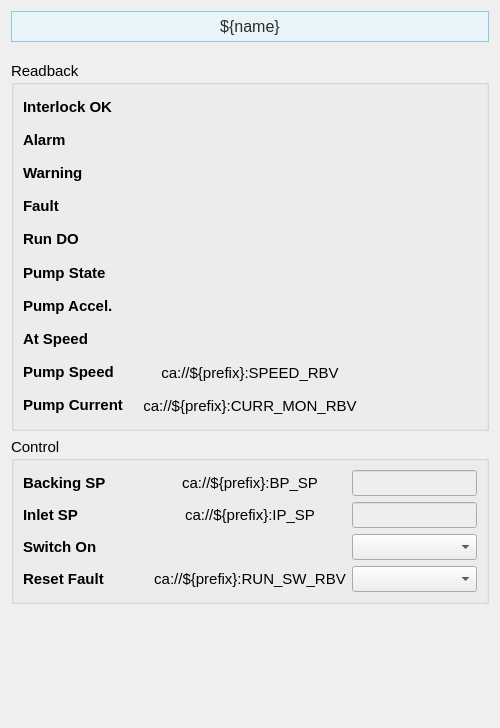
<?xml version="1.0" encoding="UTF-8"?>
<ui version="4.0">
 <class>Form</class>
 <widget class="QWidget" name="Form">
  <property name="geometry">
   <rect>
    <x>0</x>
    <y>0</y>
    <width>500</width>
    <height>728</height>
   </rect>
  </property>
  <property name="sizePolicy">
   <sizepolicy hsizetype="Preferred" vsizetype="Preferred">
    <horstretch>0</horstretch>
    <verstretch>0</verstretch>
   </sizepolicy>
  </property>
  <property name="windowTitle">
   <string>Form</string>
  </property>
  <layout class="QVBoxLayout" name="verticalLayout_2">
   <item>
    <widget class="PyDMLabel" name="PyDMLabel_11">
     <property name="maximumSize">
      <size>
       <width>16777215</width>
       <height>40</height>
      </size>
     </property>
     <property name="font">
      <font>
       <pointsize>12</pointsize>
      </font>
     </property>
     <property name="toolTip">
      <string/>
     </property>
     <property name="styleSheet">
      <string notr="true">    background-color: #e8f4f8;

    border: 1px solid #90c8e0;

    padding: 5px;

    color: rgb(43, 43, 43);</string>
     </property>
     <property name="text">
      <string>${name}</string>
     </property>
     <property name="alignment">
      <set>Qt::AlignCenter</set>
     </property>
    </widget>
   </item>
   <item>
    <spacer name="verticalSpacer_2">
     <property name="orientation">
      <enum>Qt::Vertical</enum>
     </property>
     <property name="sizeType">
      <enum>QSizePolicy::Fixed</enum>
     </property>
     <property name="sizeHint" stdset="0">
      <size>
       <width>20</width>
       <height>13</height>
      </size>
     </property>
    </spacer>
   </item>
   <item>
    <widget class="QGroupBox" name="groupBox">
     <property name="sizePolicy">
      <sizepolicy hsizetype="Preferred" vsizetype="Fixed">
       <horstretch>0</horstretch>
       <verstretch>0</verstretch>
      </sizepolicy>
     </property>
     <property name="minimumSize">
      <size>
       <width>0</width>
       <height>370</height>
      </size>
     </property>
     <property name="font">
      <font>
       <pointsize>11</pointsize>
      </font>
     </property>
     <property name="title">
      <string>Readback</string>
     </property>
     <layout class="QVBoxLayout" name="verticalLayout_14">
      <item>
       <layout class="QHBoxLayout" name="horizontalLayout_4" stretch="1,1,1">
        <item>
         <layout class="QVBoxLayout" name="verticalLayout">
          <item>
           <widget class="QLabel" name="interlock_ok_label">
            <property name="font">
             <font>
              <pointsize>11</pointsize>
             </font>
            </property>
            <property name="styleSheet">
             <string/>
            </property>
            <property name="text">
             <string>&lt;html&gt;&lt;head/&gt;&lt;body&gt;&lt;p&gt;&lt;span style=&quot; font-weight:600;&quot;&gt;Interlock OK&lt;/span&gt;&lt;/p&gt;&lt;/body&gt;&lt;/html&gt;</string>
            </property>
           </widget>
          </item>
          <item>
           <widget class="QLabel" name="interlock_ok_label_2">
            <property name="font">
             <font>
              <pointsize>11</pointsize>
             </font>
            </property>
            <property name="styleSheet">
             <string/>
            </property>
            <property name="text">
             <string>&lt;html&gt;&lt;head/&gt;&lt;body&gt;&lt;p&gt;&lt;span style=&quot; font-weight:600;&quot;&gt;Alarm&lt;/span&gt;&lt;/p&gt;&lt;/body&gt;&lt;/html&gt;</string>
            </property>
           </widget>
          </item>
          <item>
           <widget class="QLabel" name="interlock_ok_label_3">
            <property name="font">
             <font>
              <pointsize>11</pointsize>
             </font>
            </property>
            <property name="styleSheet">
             <string/>
            </property>
            <property name="text">
             <string>&lt;html&gt;&lt;head/&gt;&lt;body&gt;&lt;p&gt;&lt;span style=&quot; font-weight:600;&quot;&gt;Warning&lt;/span&gt;&lt;/p&gt;&lt;/body&gt;&lt;/html&gt;</string>
            </property>
           </widget>
          </item>
          <item>
           <widget class="QLabel" name="interlock_ok_label_4">
            <property name="font">
             <font>
              <pointsize>11</pointsize>
             </font>
            </property>
            <property name="styleSheet">
             <string/>
            </property>
            <property name="text">
             <string>&lt;html&gt;&lt;head/&gt;&lt;body&gt;&lt;p&gt;&lt;span style=&quot; font-weight:600;&quot;&gt;Fault&lt;/span&gt;&lt;/p&gt;&lt;/body&gt;&lt;/html&gt;</string>
            </property>
           </widget>
          </item>
          <item>
           <widget class="QLabel" name="interlock_ok_label_5">
            <property name="font">
             <font>
              <pointsize>11</pointsize>
             </font>
            </property>
            <property name="styleSheet">
             <string/>
            </property>
            <property name="text">
             <string>&lt;html&gt;&lt;head/&gt;&lt;body&gt;&lt;p&gt;&lt;span style=&quot; font-weight:600;&quot;&gt;Run DO&lt;/span&gt;&lt;/p&gt;&lt;/body&gt;&lt;/html&gt;</string>
            </property>
           </widget>
          </item>
          <item>
           <widget class="QLabel" name="pump_state_label">
            <property name="font">
             <font>
              <pointsize>11</pointsize>
             </font>
            </property>
            <property name="styleSheet">
             <string/>
            </property>
            <property name="text">
             <string>&lt;b&gt;Pump State&lt;/b&gt;</string>
            </property>
           </widget>
          </item>
          <item>
           <widget class="QLabel" name="interlock_ok_label_6">
            <property name="font">
             <font>
              <pointsize>11</pointsize>
             </font>
            </property>
            <property name="styleSheet">
             <string/>
            </property>
            <property name="text">
             <string>&lt;html&gt;&lt;head/&gt;&lt;body&gt;&lt;p&gt;&lt;span style=&quot; font-weight:600;&quot;&gt;Pump Accel.&lt;/span&gt;&lt;/p&gt;&lt;/body&gt;&lt;/html&gt;</string>
            </property>
           </widget>
          </item>
          <item>
           <widget class="QLabel" name="interlock_ok_label_7">
            <property name="font">
             <font>
              <pointsize>11</pointsize>
             </font>
            </property>
            <property name="styleSheet">
             <string/>
            </property>
            <property name="text">
             <string>&lt;html&gt;&lt;head/&gt;&lt;body&gt;&lt;p&gt;&lt;span style=&quot; font-weight:600;&quot;&gt;At Speed&lt;/span&gt;&lt;/p&gt;&lt;/body&gt;&lt;/html&gt;</string>
            </property>
           </widget>
          </item>
          <item>
           <widget class="QLabel" name="interlock_ok_label_8">
            <property name="font">
             <font>
              <pointsize>11</pointsize>
             </font>
            </property>
            <property name="styleSheet">
             <string/>
            </property>
            <property name="text">
             <string>&lt;html&gt;&lt;head/&gt;&lt;body&gt;&lt;p&gt;&lt;span style=&quot; font-weight:600;&quot;&gt;Pump Speed&lt;/span&gt;&lt;/p&gt;&lt;/body&gt;&lt;/html&gt;</string>
            </property>
           </widget>
          </item>
          <item>
           <widget class="QLabel" name="interlock_ok_label_9">
            <property name="font">
             <font>
              <pointsize>11</pointsize>
             </font>
            </property>
            <property name="styleSheet">
             <string/>
            </property>
            <property name="text">
             <string>&lt;html&gt;&lt;head/&gt;&lt;body&gt;&lt;p&gt;&lt;span style=&quot; font-weight:600;&quot;&gt;Pump Current&lt;/span&gt;&lt;/p&gt;&lt;/body&gt;&lt;/html&gt;</string>
            </property>
           </widget>
          </item>
         </layout>
        </item>
        <item>
         <layout class="QVBoxLayout" name="verticalLayout_4">
          <item>
           <widget class="PyDMLabel" name="pump_state_readback_4">
            <property name="font">
             <font>
              <pointsize>11</pointsize>
             </font>
            </property>
            <property name="styleSheet">
             <string notr="true"/>
            </property>
            <property name="alignment">
             <set>Qt::AlignCenter</set>
            </property>
            <property name="channel">
             <string>ca://${prefix}:ILK_OK_RBV</string>
            </property>
           </widget>
          </item>
          <item>
           <widget class="PyDMLabel" name="pump_state_readback_5">
            <property name="font">
             <font>
              <pointsize>11</pointsize>
             </font>
            </property>
            <property name="styleSheet">
             <string notr="true"/>
            </property>
            <property name="alignment">
             <set>Qt::AlignCenter</set>
            </property>
            <property name="channel">
             <string>ca://${prefix}:ALARM_RBV</string>
            </property>
           </widget>
          </item>
          <item>
           <widget class="PyDMLabel" name="pump_state_readback_10">
            <property name="font">
             <font>
              <pointsize>11</pointsize>
             </font>
            </property>
            <property name="styleSheet">
             <string notr="true"/>
            </property>
            <property name="alignment">
             <set>Qt::AlignCenter</set>
            </property>
            <property name="channel">
             <string>ca://${prefix}:WARN_RBV</string>
            </property>
           </widget>
          </item>
          <item>
           <widget class="PyDMLabel" name="pump_state_readback_6">
            <property name="font">
             <font>
              <pointsize>11</pointsize>
             </font>
            </property>
            <property name="styleSheet">
             <string notr="true"/>
            </property>
            <property name="alignment">
             <set>Qt::AlignCenter</set>
            </property>
            <property name="channel">
             <string>ca://${prefix}:FAULT_RBV</string>
            </property>
           </widget>
          </item>
          <item>
           <widget class="PyDMLabel" name="pump_state_readback_7">
            <property name="font">
             <font>
              <pointsize>11</pointsize>
             </font>
            </property>
            <property name="styleSheet">
             <string notr="true"/>
            </property>
            <property name="alignment">
             <set>Qt::AlignCenter</set>
            </property>
            <property name="channel">
             <string>ca://${prefix}:RUN_DO_RBV</string>
            </property>
           </widget>
          </item>
          <item>
           <widget class="PyDMLabel" name="pump_state_readback">
            <property name="font">
             <font>
              <pointsize>11</pointsize>
             </font>
            </property>
            <property name="styleSheet">
             <string notr="true"/>
            </property>
            <property name="alignment">
             <set>Qt::AlignCenter</set>
            </property>
            <property name="channel">
             <string>ca://${prefix}:STATE_RBV</string>
            </property>
           </widget>
          </item>
          <item>
           <widget class="PyDMLabel" name="pump_state_readback_8">
            <property name="font">
             <font>
              <pointsize>11</pointsize>
             </font>
            </property>
            <property name="styleSheet">
             <string notr="true"/>
            </property>
            <property name="alignment">
             <set>Qt::AlignCenter</set>
            </property>
            <property name="channel">
             <string>ca://${prefix}:ACCEL_RBV</string>
            </property>
           </widget>
          </item>
          <item>
           <widget class="PyDMLabel" name="pump_state_readback_9">
            <property name="font">
             <font>
              <pointsize>11</pointsize>
             </font>
            </property>
            <property name="styleSheet">
             <string notr="true"/>
            </property>
            <property name="alignment">
             <set>Qt::AlignCenter</set>
            </property>
            <property name="channel">
             <string>ca://${prefix}:AT_SPD_RBV</string>
            </property>
           </widget>
          </item>
          <item>
           <widget class="PyDMLabel" name="pump_state_readback_2">
            <property name="font">
             <font>
              <pointsize>11</pointsize>
             </font>
            </property>
            <property name="styleSheet">
             <string notr="true"/>
            </property>
            <property name="text">
             <string>ca://${prefix}:SPEED_RBV</string>
            </property>
            <property name="alignment">
             <set>Qt::AlignCenter</set>
            </property>
            <property name="showUnits">
             <bool>true</bool>
            </property>
            <property name="channel">
             <string>ca://${prefix}:SPEED_RBV</string>
            </property>
            <property name="displayFormat">
             <enum>PyDMLabel::Default</enum>
            </property>
           </widget>
          </item>
          <item>
           <widget class="PyDMLabel" name="pump_state_readback_3">
            <property name="font">
             <font>
              <pointsize>11</pointsize>
             </font>
            </property>
            <property name="styleSheet">
             <string notr="true"/>
            </property>
            <property name="text">
             <string>ca://${prefix}:CURR_MON_RBV</string>
            </property>
            <property name="alignment">
             <set>Qt::AlignCenter</set>
            </property>
            <property name="showUnits">
             <bool>true</bool>
            </property>
            <property name="channel">
             <string>ca://${prefix}:CURR_MON_RBV</string>
            </property>
            <property name="displayFormat">
             <enum>PyDMLabel::Default</enum>
            </property>
           </widget>
          </item>
         </layout>
        </item>
        <item>
         <layout class="QVBoxLayout" name="verticalLayout_3">
          <item>
           <widget class="QLabel" name="label_3">
            <property name="text">
             <string/>
            </property>
           </widget>
          </item>
          <item>
           <widget class="QLabel" name="label_6">
            <property name="text">
             <string/>
            </property>
           </widget>
          </item>
          <item>
           <widget class="QLabel" name="label_7">
            <property name="text">
             <string/>
            </property>
           </widget>
          </item>
          <item>
           <widget class="QLabel" name="label_8">
            <property name="text">
             <string/>
            </property>
           </widget>
          </item>
          <item>
           <widget class="QLabel" name="label_10">
            <property name="text">
             <string/>
            </property>
           </widget>
          </item>
          <item>
           <widget class="QLabel" name="label_11">
            <property name="text">
             <string/>
            </property>
           </widget>
          </item>
          <item>
           <widget class="QLabel" name="label_12">
            <property name="text">
             <string/>
            </property>
           </widget>
          </item>
          <item>
           <widget class="QLabel" name="label_9">
            <property name="text">
             <string/>
            </property>
           </widget>
          </item>
          <item>
           <widget class="QLabel" name="label_5">
            <property name="text">
             <string/>
            </property>
           </widget>
          </item>
          <item>
           <widget class="QLabel" name="label_4">
            <property name="text">
             <string/>
            </property>
           </widget>
          </item>
         </layout>
        </item>
       </layout>
      </item>
     </layout>
    </widget>
   </item>
   <item>
    <widget class="QGroupBox" name="groupBox_2">
     <property name="sizePolicy">
      <sizepolicy hsizetype="Preferred" vsizetype="Minimum">
       <horstretch>0</horstretch>
       <verstretch>0</verstretch>
      </sizepolicy>
     </property>
     <property name="minimumSize">
      <size>
       <width>0</width>
       <height>160</height>
      </size>
     </property>
     <property name="font">
      <font>
       <pointsize>11</pointsize>
      </font>
     </property>
     <property name="title">
      <string>Control</string>
     </property>
     <layout class="QVBoxLayout" name="verticalLayout_15">
      <item>
       <layout class="QHBoxLayout" name="horizontalLayout_6" stretch="1,1,1">
        <item>
         <layout class="QVBoxLayout" name="verticalLayout_8">
          <item>
           <widget class="QLabel" name="pressure_label_3">
            <property name="font">
             <font>
              <pointsize>11</pointsize>
             </font>
            </property>
            <property name="styleSheet">
             <string/>
            </property>
            <property name="text">
             <string>&lt;html&gt;&lt;head/&gt;&lt;body&gt;&lt;p&gt;&lt;span style=&quot; font-weight:600;&quot;&gt;Backing SP&lt;/span&gt;&lt;/p&gt;&lt;/body&gt;&lt;/html&gt;</string>
            </property>
           </widget>
          </item>
          <item>
           <widget class="QLabel" name="pressure_label_4">
            <property name="font">
             <font>
              <pointsize>11</pointsize>
             </font>
            </property>
            <property name="styleSheet">
             <string/>
            </property>
            <property name="text">
             <string>&lt;html&gt;&lt;head/&gt;&lt;body&gt;&lt;p&gt;&lt;span style=&quot; font-weight:600;&quot;&gt;Inlet SP&lt;/span&gt;&lt;/p&gt;&lt;/body&gt;&lt;/html&gt;</string>
            </property>
           </widget>
          </item>
          <item>
           <widget class="QLabel" name="high_voltage_in_label_3">
            <property name="font">
             <font>
              <pointsize>11</pointsize>
             </font>
            </property>
            <property name="styleSheet">
             <string/>
            </property>
            <property name="text">
             <string>&lt;html&gt;&lt;head/&gt;&lt;body&gt;&lt;p&gt;&lt;span style=&quot; font-weight:600;&quot;&gt;Switch On&lt;/span&gt;&lt;/p&gt;&lt;/body&gt;&lt;/html&gt;</string>
            </property>
           </widget>
          </item>
          <item>
           <widget class="QLabel" name="high_voltage_in_label_4">
            <property name="font">
             <font>
              <pointsize>11</pointsize>
             </font>
            </property>
            <property name="styleSheet">
             <string/>
            </property>
            <property name="text">
             <string>&lt;html&gt;&lt;head/&gt;&lt;body&gt;&lt;p&gt;&lt;span style=&quot; font-weight:600;&quot;&gt;Reset Fault&lt;/span&gt;&lt;/p&gt;&lt;/body&gt;&lt;/html&gt;</string>
            </property>
           </widget>
          </item>
         </layout>
        </item>
        <item>
         <layout class="QVBoxLayout" name="verticalLayout_9">
          <item>
           <widget class="PyDMLabel" name="protection_setpoint_readback">
            <property name="font">
             <font>
              <pointsize>11</pointsize>
             </font>
            </property>
            <property name="styleSheet">
             <string notr="true"/>
            </property>
            <property name="text">
             <string>ca://${prefix}:BP_SP</string>
            </property>
            <property name="alignment">
             <set>Qt::AlignCenter</set>
            </property>
            <property name="channel">
             <string>ca://${prefix}:BP_SP</string>
            </property>
            <property name="enableRichText">
             <bool>true</bool>
            </property>
            <property name="displayFormat">
             <enum>PyDMLabel::Exponential</enum>
            </property>
           </widget>
          </item>
          <item>
           <widget class="PyDMLabel" name="protection_setpoint_readback_2">
            <property name="font">
             <font>
              <pointsize>11</pointsize>
             </font>
            </property>
            <property name="styleSheet">
             <string notr="true"/>
            </property>
            <property name="text">
             <string>ca://${prefix}:IP_SP</string>
            </property>
            <property name="alignment">
             <set>Qt::AlignCenter</set>
            </property>
            <property name="channel">
             <string>ca://${prefix}:IP_SP</string>
            </property>
            <property name="enableRichText">
             <bool>true</bool>
            </property>
            <property name="displayFormat">
             <enum>PyDMLabel::Exponential</enum>
            </property>
           </widget>
          </item>
          <item>
           <widget class="PyDMLabel" name="high_voltage_switch_readback">
            <property name="font">
             <font>
              <pointsize>11</pointsize>
             </font>
            </property>
            <property name="styleSheet">
             <string notr="true"/>
            </property>
            <property name="alignment">
             <set>Qt::AlignCenter</set>
            </property>
            <property name="channel">
             <string>ca://${prefix}:RUN_SW_RBV</string>
            </property>
           </widget>
          </item>
          <item>
           <widget class="PyDMLabel" name="high_voltage_switch_readback_2">
            <property name="font">
             <font>
              <pointsize>11</pointsize>
             </font>
            </property>
            <property name="styleSheet">
             <string notr="true"/>
            </property>
            <property name="text">
             <string>ca://${prefix}:RUN_SW_RBV</string>
            </property>
            <property name="alignment">
             <set>Qt::AlignCenter</set>
            </property>
            <property name="channel">
             <string>ca://${prefix}:RUN_SW_RBV</string>
            </property>
           </widget>
          </item>
         </layout>
        </item>
        <item>
         <layout class="QVBoxLayout" name="verticalLayout_10">
          <item>
           <widget class="PyDMLineEdit" name="protection_setpoint_setpoint">
            <property name="font">
             <font>
              <pointsize>11</pointsize>
             </font>
            </property>
            <property name="styleSheet">
             <string notr="true">background-color: rgb(238, 238, 238)</string>
            </property>
            <property name="channel">
             <string>ca://${prefix}:BP_SP</string>
            </property>
            <property name="displayFormat">
             <enum>PyDMLineEdit::Exponential</enum>
            </property>
           </widget>
          </item>
          <item>
           <widget class="PyDMLineEdit" name="protection_setpoint_setpoint_2">
            <property name="font">
             <font>
              <pointsize>11</pointsize>
             </font>
            </property>
            <property name="styleSheet">
             <string notr="true">background-color: rgb(238, 238, 238)</string>
            </property>
            <property name="channel">
             <string>ca://${prefix}:IP_SP</string>
            </property>
            <property name="displayFormat">
             <enum>PyDMLineEdit::Exponential</enum>
            </property>
           </widget>
          </item>
          <item>
           <widget class="PyDMEnumComboBox" name="PyDMEnumComboBox">
            <property name="font">
             <font>
              <pointsize>11</pointsize>
             </font>
            </property>
            <property name="toolTip">
             <string/>
            </property>
            <property name="styleSheet">
             <string notr="true">background-color: rgb(238, 238, 238)</string>
            </property>
            <property name="channel">
             <string>ca://${prefix}:RUN_SW</string>
            </property>
           </widget>
          </item>
          <item>
           <widget class="PyDMEnumComboBox" name="PyDMEnumComboBox_2">
            <property name="font">
             <font>
              <pointsize>11</pointsize>
             </font>
            </property>
            <property name="toolTip">
             <string/>
            </property>
            <property name="styleSheet">
             <string notr="true">background-color: rgb(238, 238, 238)</string>
            </property>
            <property name="channel">
             <string>ca://${prefix}:RST_SW</string>
            </property>
           </widget>
          </item>
         </layout>
        </item>
       </layout>
      </item>
     </layout>
    </widget>
   </item>
   <item>
    <spacer name="verticalSpacer">
     <property name="orientation">
      <enum>Qt::Vertical</enum>
     </property>
     <property name="sizeHint" stdset="0">
      <size>
       <width>20</width>
       <height>89</height>
      </size>
     </property>
    </spacer>
   </item>
  </layout>
 </widget>
 <customwidgets>
  <customwidget>
   <class>PyDMEnumComboBox</class>
   <extends>QComboBox</extends>
   <header>pydm.widgets.enum_combo_box</header>
  </customwidget>
  <customwidget>
   <class>PyDMLineEdit</class>
   <extends>QLineEdit</extends>
   <header>pydm.widgets.line_edit</header>
  </customwidget>
  <customwidget>
   <class>PyDMLabel</class>
   <extends>QLabel</extends>
   <header>pydm.widgets.label</header>
  </customwidget>
 </customwidgets>
 <resources/>
 <connections/>
</ui>
